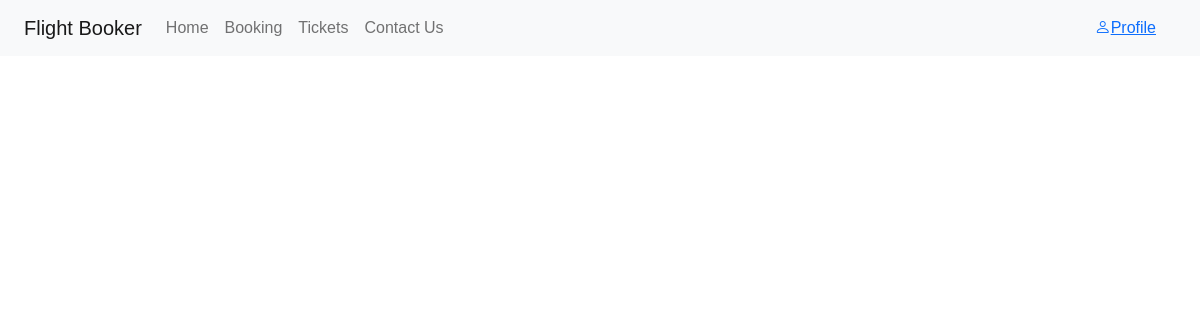
Before: /tickets/ (signed in) with the older database file.
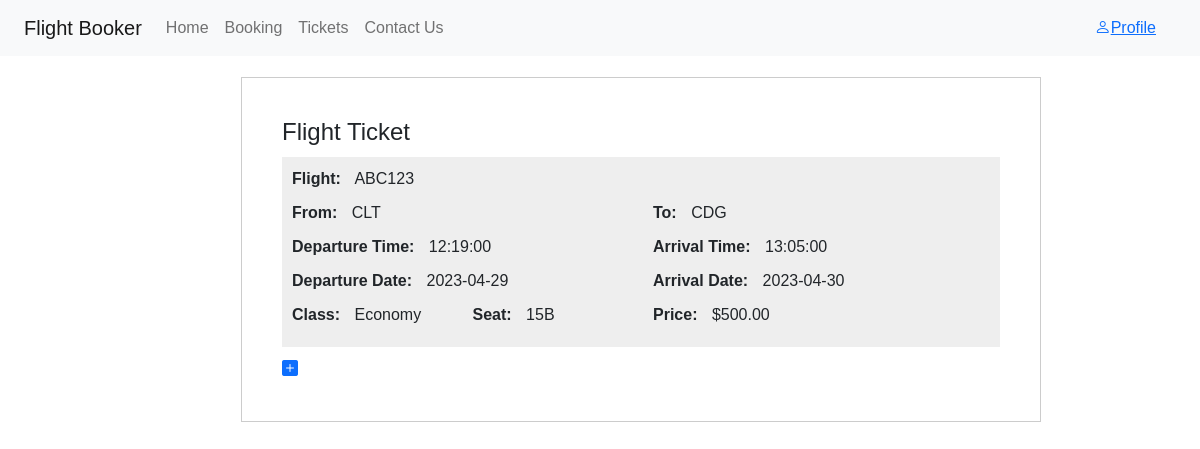
After: the same page with the newer database file.
### flight/models.py (models this page shows)
class Tickets(models.Model):
    customer_id = models.ForeignKey(CustomUser, on_delete=models.CASCADE)
    ticket_purchased_time = models.DateTimeField(auto_now =True)
    json_ticket_data = models.CharField(max_length=2000,null=True,blank=True)

### tickets/views.py (the view)
# urls.py: path('', views.view_tickets, name="view_tickets"),
def view_tickets(request):
   if request.user.is_authenticated:
      Tickets = apps.get_model('flight', 'Tickets')
      ticket_list1 = list(Tickets.objects.filter(customer_id=request.user))
      ticket_list = []
      for i in range(0, len(ticket_list1)):
         ticket_list.append(ast.literal_eval(str(ticket_list1[i].json_ticket_data)))
      tickets_list_short = []
      for i in range(0, len(ticket_list)):
         dicti = {}
         dicti['ticket'] = ticket_list1[i]
         dicti['dept_iata'] = ticket_list[i]['flightOffers'][0]['itineraries'][0]['segments'][0]['departure']['iataCode']
         dept_time = ticket_list[i]['flightOffers'][0]['itineraries'][0]['segments'][0]['departure']['at'].replace('T',' ').split(' ')
         dicti['dept_date'] = dept_time[0]
         dicti['dept_time'] = dept_time[1]
         dicti['arr_iata'] = ticket_list[i]['flightOffers'][0]['itineraries'][0]['segments'][-1]['arrival']['iataCode']
         arr_time = ticket_list[i]['flightOffers'][0]['itineraries'][0]['segments'][-1]['arrival']['at'].replace('T',' ').split(' ')
         dicti['arr_date'] = arr_time[0]
         dicti['arr_time'] = arr_time[1]
         tickets_list_short.append(dicti)
         return render(request, "tickets/tickets.html", {'tickets':ticket_list ,'short_list':tickets_list_short})
   return render(request, "tickets/tickets.html")

### templates/tickets/tickets.html (shortened to what this page needs)
{% extends 'base.html' %}
{% block content %}
{% if user.is_authenticated %}
  <table style="margin-left: 20%;">
    {% for t in short_list%}
    <tr>
        <td>
          <div class="container">
            <h1>Flight Ticket</h1>
            <div class="ticket-info">
              <div class="row">
                <div class="col-6">
                  <span class="label">Flight:</span>
                  <span class="value">ABC123</span>
                </div>
                <div class="col-6">
                </div>
              </div>
              <div class="row">
                <div class="col-6">
                  <span class="label">From:</span>
                  <span class="value">{{ t.dept_iata }}</span>
                </div>
                <div class="col-6">
                  <span class="label">To:</span>
                  <span class="value">{{ t.arr_iata }}</span>
                </div>
              </div>
              <div class="row">
                <div class="col-6">
                  <span class="label">Departure Time:</span>
                  <span class="value">{{ t.dept_time }}</span>
                </div>
                <div class="col-6">
                  <span class="label">Arrival Time:</span>
                  <span class="value">{{ t.arr_time }}</span>
                </div>
              </div>
              <div class="row">
                <div class="col-6">
                  <span class="label">Departure Date:</span>
                  <span class="value">{{ t.dept_date }}</span>
                </div>
                <div class="col-6">
                  <span class="label">Arrival Date:</span>
                  <span class="value">{{ t.arr_date }}</span>
                </div>
              </div>
              <div class="row">
                <div class="col-3">
                  <span class="label">Class:</span>
                  <span class="value">Economy</span>
                </div>
                <div class="col-3">
                  <span class="label">Seat:</span>
                  <span class="value">15B</span>
                </div>
                <div class="col-6">
                  <span class="label">Price:</span>
                  <span class="value">$500.00</span>
                </div>
              </div>
            </div>
            <a href="#bblbalba" class="showmemore"><i class="bi bi-plus-square-fill"></i></a>
          </div>
      </td>
        <td>
        </td>
      </tr>
    {% endfor %}
 </table>
{% else %}
  <p>must log in to view tickets</p>
  <a href="{% url 'login' %}">Log In</a>
{% endif %}
{% endblock %}

Changed rows visible on the page:
added Tickets: dept_iata "CLT", arr_iata "CDG", dept_time "12:19:00", arr_time "13:05:00", dept_date "2023-04-29", arr_date "2023-04-30"
